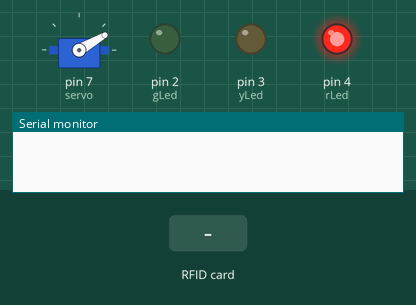
Recording of a sketch running on a simulated Arduino Uno, built with avr-gcc and run on an emulated ATmega328P. On the bench: servo, output pins drawn as LEDs (lit = HIGH), the last lines printed to the serial monitor. Wiring (inferred from the names in the program): servo: signal pin 7. Dashed ring = blinking. Inputs (shaded band) come from the test bench. Servo pulses on a pin are drawn as a servo (544–2400 µs = 0–180°); pins used as bus, display or sensor lines are not drawn.

Above: at 1.7 s.
1.8 s: RFID card E3 2F FE 2E held to the reader
At 6.3 s:
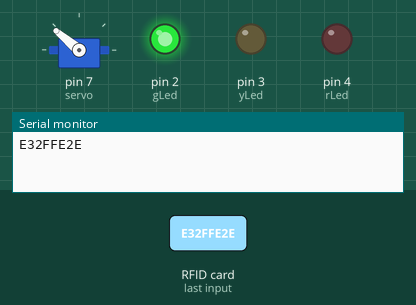
At 11.1 s:
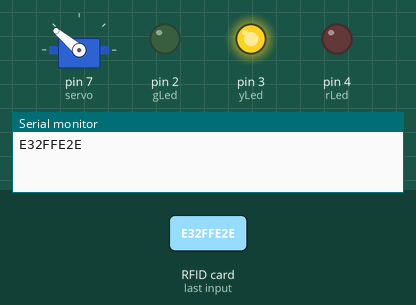
13.8 s: RFID card 5E 7A 19 C4 held to the reader
At 15.6 s:
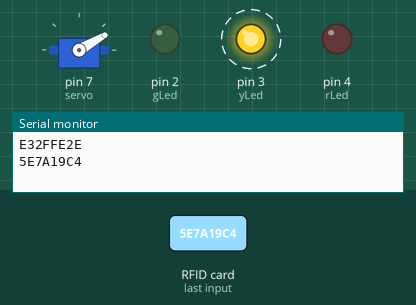
Timing chart, 0 to 22.8 s (numbered marks = the images above; inputs shaded):
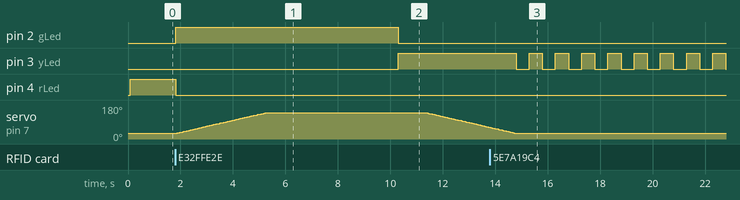

The sketch:

RFID_Controlo_Barreira.ino
```cpp
#include "MFRC522.h"

#define RST_PIN 9
#define SS_PIN 10

MFRC522 mfrc522(SS_PIN, RST_PIN);

String tagID = "";
int check=0;
String Tag = "E32FFE2E";

#define gLed 2
#define yLed 3
#define rLed 4

#define servo 7

void setup() {
Serial.begin(9600);
SPI.begin();
mfrc522.PCD_Init();

pinMode(gLed, OUTPUT);
pinMode(yLed, OUTPUT);
pinMode(rLed, OUTPUT);

pinMode(servo, OUTPUT);
servoPulse(servo, 30);

digitalWrite(gLed, 0);
digitalWrite(yLed, 0);
digitalWrite(rLed, 1);

delay(500);
}

void loop() {
  while(getID()){
    Serial.println(tagID);
    check = 0;

    if(tagID == Tag){
      check=1;
      digitalWrite(gLed, 1);
      digitalWrite(yLed, 0);
      digitalWrite(rLed, 0);
      for(int angle=30; angle<=140; angle++){
        servoPulse(servo, angle);
        }
      delay(5000);
      digitalWrite(gLed, 0);
      digitalWrite(yLed, 1);
      digitalWrite(rLed, 0);
      delay(1000);
      for(int angle=140; angle>=30; angle--){
        servoPulse(servo, angle);
        }

     }


if(check==0){
  for(int x=0; x<10; x++){
    digitalWrite(gLed, 0);
    digitalWrite(yLed, 0);
    digitalWrite(rLed, 0);
    delay(500);
    digitalWrite(yLed, 1);
    delay(500);
  }
}

digitalWrite(gLed, 0);
digitalWrite(yLed, 0);
digitalWrite(rLed, 1);
}
delay(10);
}


boolean getID(){
  if ( ! mfrc522.PICC_IsNewCardPresent()) {
  return false;
  }
  if ( ! mfrc522.PICC_ReadCardSerial()) {
  return false;
  }
  tagID = "";
  for ( uint8_t i = 0; i < 4; i++) {

    tagID.concat(String(mfrc522.uid.uidByte[i], HEX));

  }
  tagID.toUpperCase();
  mfrc522.PICC_HaltA();
  return true;
}

void servoPulse (int pin, int angle){
  int pwm = (angle*11) + 500;
  digitalWrite(pin, HIGH);
  delayMicroseconds(pwm);
  digitalWrite(pin, LOW);
  delay(30);
}
```

Measured:
- after the input at 1.8 s, pin 2 (gLed): LOW → HIGH at once, → LOW 8.5 s later; pin 3 (yLed): LOW → HIGH after 8.5 s; pin 4 (rLed): HIGH → LOW at once; servo on pin 7 (servo): rises from 30° to 140° in 3.4 s, then falls to 63° in 8.5 s
- after the input at 13.8 s, pin 4 (rLed): stays LOW (without the input it goes to HIGH after 0.99 s)
